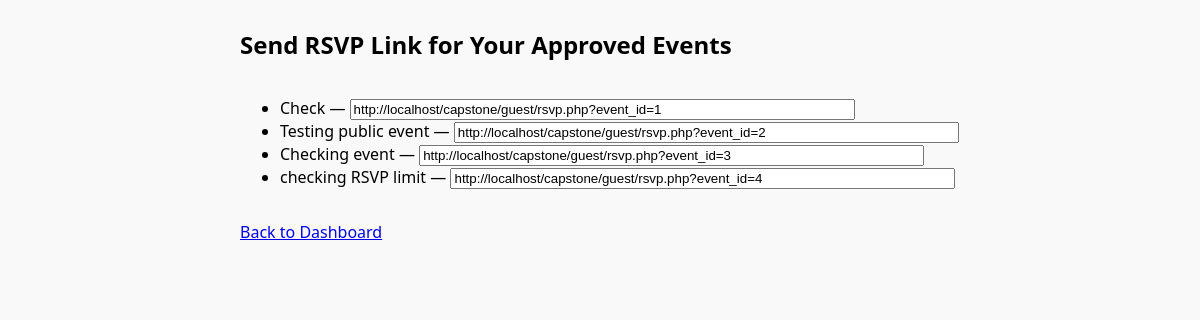
Screenshot of /requestor/send_invite.php (signed in) with the database file from the repository.
### tables this page shows
CREATE TABLE `events` (
  `id` int(11) NOT NULL,
  `title` varchar(150) NOT NULL,
  `description` text DEFAULT NULL,
  `event_date` date NOT NULL,
  `event_time` time NOT NULL,
  `hall_id` int(11) NOT NULL,
  `banner_image` varchar(255) DEFAULT NULL,
  `created_by` int(11) NOT NULL,
  `status` enum('pending','approved','rejected') DEFAULT 'pending',
  `rsvp_deadline` date DEFAULT NULL,
  `rsvp_limit` int(11) DEFAULT NULL,
  `created_at` timestamp NOT NULL DEFAULT current_timestamp(),
  `is_public` tinyint(1) DEFAULT 0,
  `delete_requested` tinyint(1) DEFAULT 0
);

### requestor/send_invite.php (the view, shortened to what this page needs)
<?php
require_once '../config/conn.php';
$stmt = $pdo->prepare("
    SELECT id, title FROM events
    WHERE created_by = ? AND status = 'approved'
");
$stmt->execute([$_SESSION['user_id']]);
$events = $stmt->fetchAll(PDO::FETCH_ASSOC);
?>
<!DOCTYPE html>
<html>
<head>
    <link rel="stylesheet" href="../css/style.css">
</head>
<body>
    <h2>Send RSVP Link for Your Approved Events</h2>
    <?php if (count($events) > 0): ?>
        <ul>
            <?php foreach ($events as $event): ?>
                <li>
                    <?php echo htmlspecialchars($event['title']); ?> —
                    <input type="text" value="http://localhost/capstone/guest/rsvp.php?event_id=<?php echo $event['id']; ?>" readonly size="60">
                </li>
            <?php endforeach; ?>
        </ul>
    <?php else: ?>
        <p>No approved events found.</p>
    <?php endif; ?>
    <p><a href="../dashboard.php">Back to Dashboard</a></p>
</body>
</html>

### css/style.css (style rules this page uses)
body { display: flex; flex-direction: column; min-height: 100vh; margin-left: 240px; font-family: 'Segoe UI', sans-serif; background-color: #f9f9f9; }

### rows the page displays
events: title "Check", id "http://localhost/capstone/guest/rsvp.php?event_id=1"
events: title "Testing public event", id "http://localhost/capstone/guest/rsvp.php?event_id=2"
events: title "Checking event", id "http://localhost/capstone/guest/rsvp.php?event_id=3"
events: title "checking RSVP limit", id "http://localhost/capstone/guest/rsvp.php?event_id=4"
